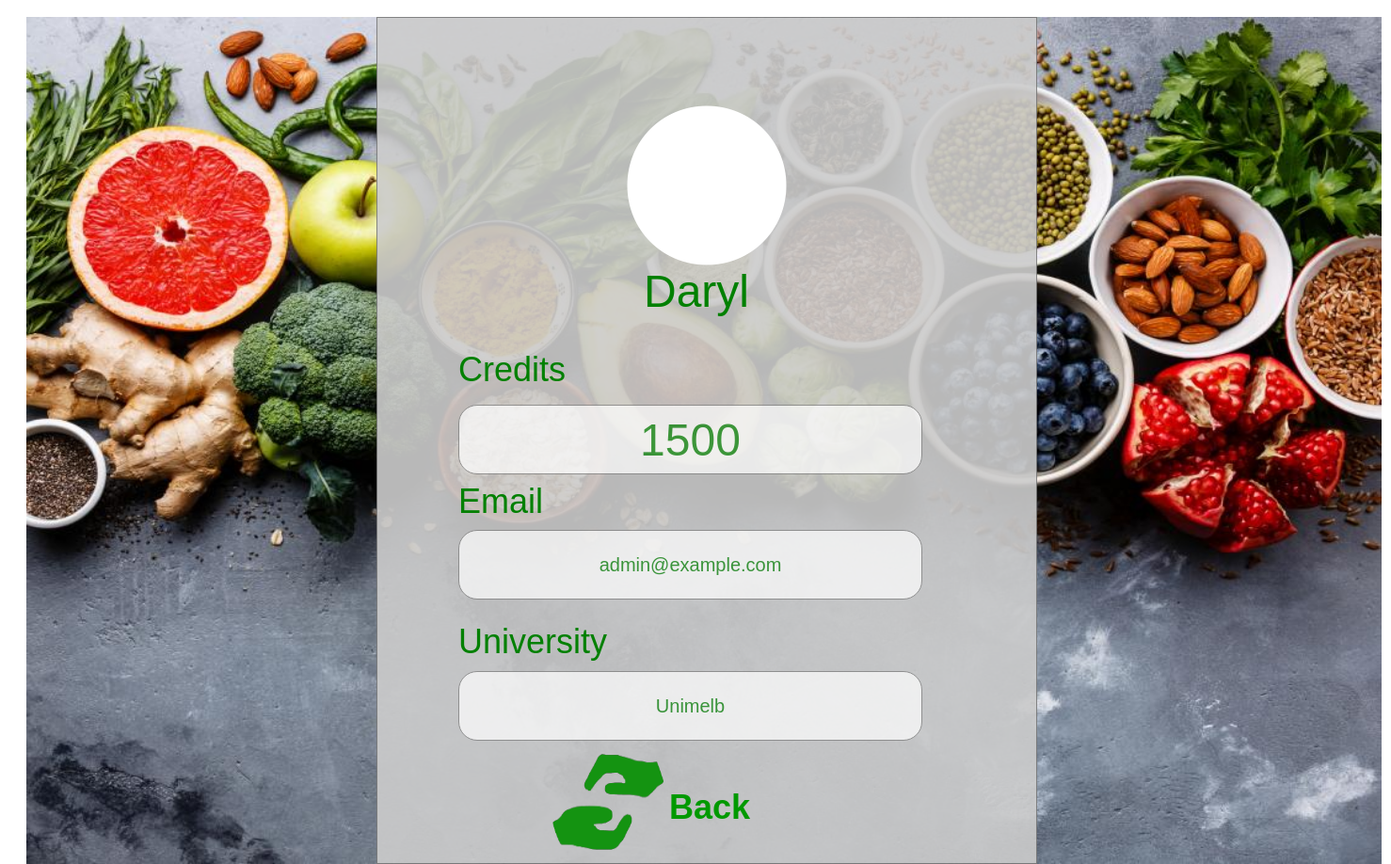
The app's page /sharing/1/, older data.
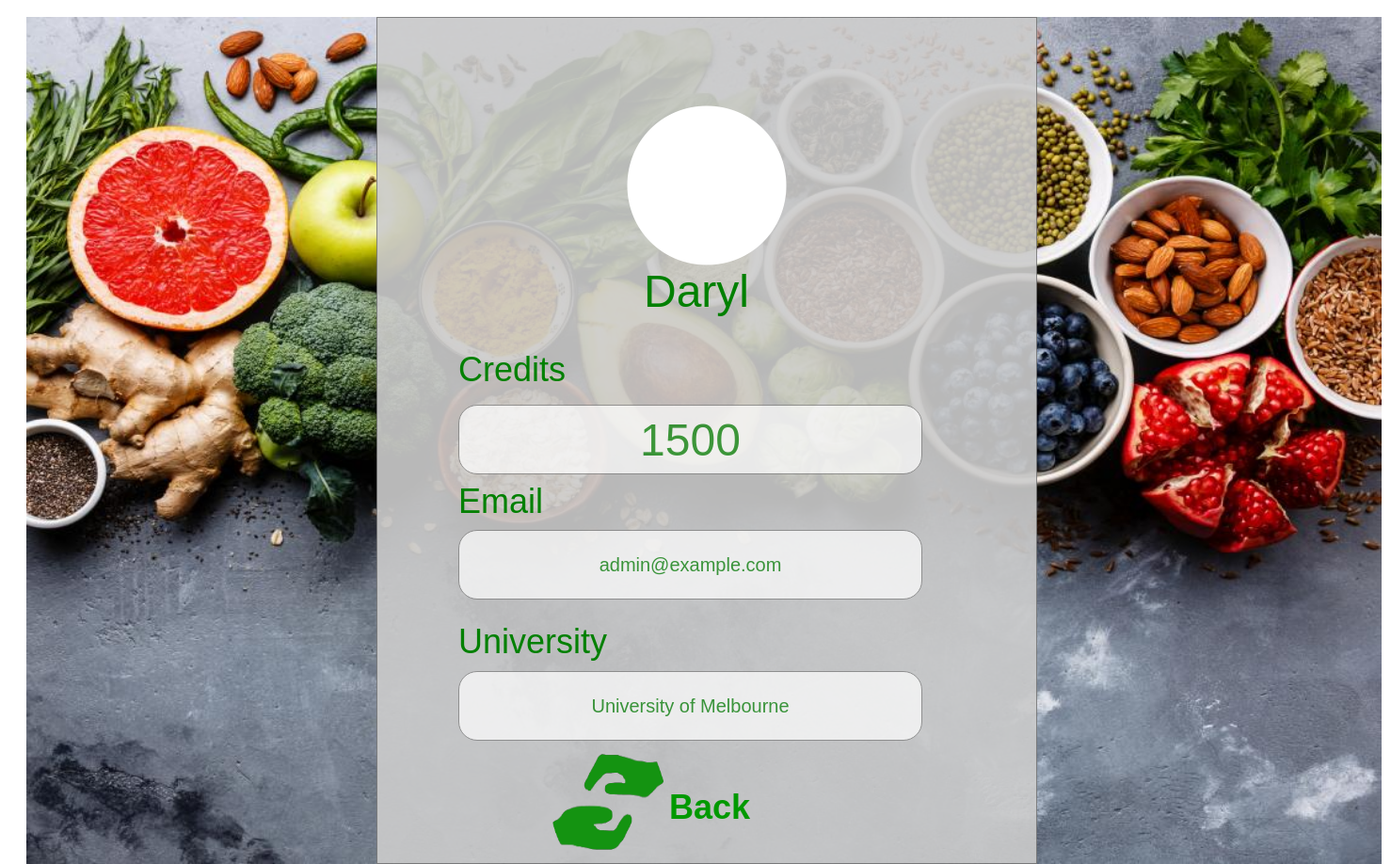
The same page, newer data.
### sharing/models.py (models this page shows, shortened)
class Profile(models.Model):
    user = models.OneToOneField(User, on_delete=models.CASCADE)
    university = models.TextField(max_length=500, blank=True)
    address = models.CharField(max_length=1000, blank=True)

### sharing/views.py (the view)
# urls.py: path('<int:user_id>/', views.user_details, name='profile')
def user_details(request, user_id):
    user = get_object_or_404(User, pk=user_id)
    profile = get_object_or_404(Profile, pk=user_id)
    return render(request, 'sharing/user_details.html',
                  {'user': user, "profile": profile})

### sharing/templates/sharing/user_details.html (shortened to what this page needs)
﻿﻿{% load static %}
<!DOCTYPE html>
<html>
  <head>
    <link href="{% static 'resources/css/jquery-ui-themes.css' %}" type="text/css" rel="stylesheet"/>
    <link href="{% static 'resources/css/axure_rp_page.css' %}" type="text/css" rel="stylesheet"/>
    <link href="{% static 'data/styles.css' %}" type="text/css" rel="stylesheet"/>
    <link href="{% static 'files/user_info_page/styles.css' %}" type="text/css" rel="stylesheet"/>
    <link href="https://maxcdn.bootstrapcdn.com/font-awesome/4.7.0/css/font-awesome.min.css" type="text/css" rel="stylesheet"/>
  </head>
  <body>
    <div id="base" class="">
      <div id="u105" class="ax_default image">
      </div>
      <div id="u106" class="ax_default box_1">
      </div>
      <div id="u107" class="ax_default ellipse">
        <img id="u107_img" class="img " src="{% static 'images/user_info_page/u107.png' %}"/>
      </div>
      <div id="u108" class="ax_default label">
        <div id="u108_div" class=""></div>
        <div id="u108_text" class="text ">
          <p><span>Credits</span></p>
        </div>
      </div>
      <div id="u109" class="ax_default box_1">
        <div id="u109_div" class=""></div>
        <div id="u109_text" class="text ">
          <p><span>1500</span></p>
        </div>
      </div>
      <div id="u110" class="ax_default label">
        <div id="u110_div" class=""></div>
        <div id="u110_text" class="text ">
          <p><span>Email</span></p>
        </div>
      </div>
      <div id="u111" class="ax_default box_1">
        <div id="u111_div" class=""></div>
        <div id="u111_text" class="text ">
          <p><span>{{ user.email }}</span></p>
        </div>
      </div>
      <div id="u112" class="ax_default label">
        <div id="u112_div" class=""></div>
        <div id="u112_text" class="text ">
          <p><span>{{ user.first_name }}</span></p>
        </div>
      </div>
      <div id="u113" class="ax_default label">
        <div id="u113_div" class=""></div>
        <div id="u113_text" class="text ">
          <p><span>University</span></p>
        </div>
      </div>
      <div id="u114" class="ax_default box_1">
        <div id="u114_div" class=""></div>
        <div id="u114_text" class="text ">
          <p><span>{{ profile.university }}</span></p>
        </div>
      </div>
      <div id="u115" class="ax_default" data-left="587" data-top="783" data-width="356" data-height="102">
        <div id="u116" class="ax_default image">
          <img id="u116_img" class="img " src="{% static 'images/home/u4.png' %}"/>
        </div>
        <div id="u117" class="ax_default heading_1">
          <div id="u117_div" class=""></div>
          <div id="u117_text" class="text ">
            <p><span>Back</span></p>
          </div>
        </div>
      </div>
      <div id="u118" class="ax_default icomoon">
        <div id="u118_div" class=""></div>
        <div id="u118_text" class="text ">
          <p><span></span></p>
        </div>
      </div>
    </div>
  </body>
</html>

### static/resources/css/axure_rp_page.css (style rules this page uses)
﻿ html, body { height: 100%; }
p { margin: 0px; text-rendering: optimizeLegibility; font-feature-settings: "kern" 1; -webkit-font-feature-settings: "kern"; -moz-font-feature-settings: "kern"; -moz-font-feature-settings: "kern=1"; font-kerning: normal; }

### static/data/styles.css (style rules this page uses)
.heading_1 { font-family:'ArialMT', 'Arial'; font-weight:bold; font-style:normal; font-size:32px; text-align:left; }
.label { font-size:14px; text-align:left; }
.icomoon { font-family:'IcoMoon-Free'; font-weight:400; font-style:normal; font-size:36px; color:#000000; }

Row changes from the older to the newer data that the page shows:
changed Profile: university "Unimelb" → "University of Melbourne"
